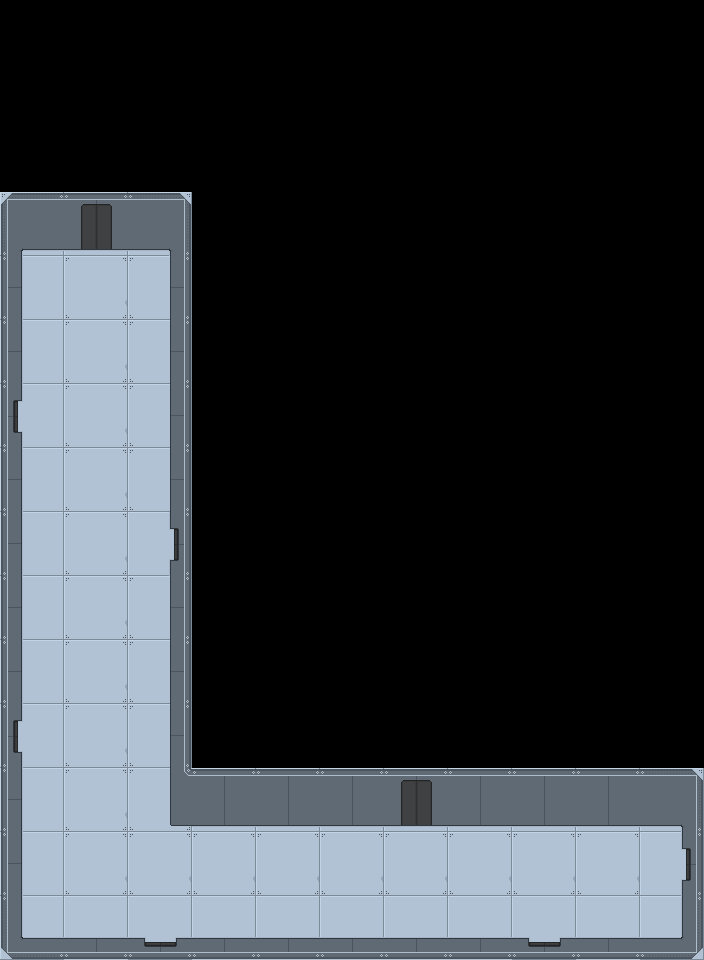

A level layout from a 2D game, rendered from its tile map. Below: a short description, then the map file with its tile-grid data intact:
An orthogonal 11x15 tile map with 64x64 px tiles, 2 tile layers (floor, walls).

<map version="1.2" tiledversion="1.2.2" orientation="orthogonal" renderorder="left-down" width="11" height="15" tilewidth="64" tileheight="64" infinite="0" nextlayerid="6" nextobjectid="33">
 <tileset firstgid="1" source="BlueDolphinStructuralTiles.tsx" />
 <layer id="2" name="floor" width="11" height="15" locked="1">
  <data encoding="csv">
0,0,0,0,0,0,0,0,0,0,0,
0,0,0,0,0,0,0,0,0,0,0,
0,0,0,0,0,0,0,0,0,0,0,
22,22,22,0,0,0,0,0,0,0,0,
22,22,22,0,0,0,0,0,0,0,0,
22,22,22,0,0,0,0,0,0,0,0,
22,22,22,0,0,0,0,0,0,0,0,
22,22,22,0,0,0,0,0,0,0,0,
22,22,22,0,0,0,0,0,0,0,0,
22,22,22,0,0,0,0,0,0,0,0,
22,22,22,0,0,0,0,0,0,0,0,
22,22,22,0,0,0,0,0,0,0,0,
22,22,22,22,22,22,22,22,22,22,22,
22,22,22,22,22,22,22,22,22,22,22,
22,22,22,22,22,22,22,22,22,22,22
</data>
 </layer>
 <layer id="1" name="walls" width="11" height="15" locked="1">
  <data encoding="csv">
0,0,0,0,0,0,0,0,0,0,0,
0,0,0,0,0,0,0,0,0,0,0,
0,0,0,0,0,0,0,0,0,0,0,
59,37,60,0,0,0,0,0,0,0,0,
67,0,63,0,0,0,0,0,0,0,0,
67,0,63,0,0,0,0,0,0,0,0,
40,0,63,0,0,0,0,0,0,0,0,
67,0,63,0,0,0,0,0,0,0,0,
67,0,39,0,0,0,0,0,0,0,0,
67,0,63,0,0,0,0,0,0,0,0,
67,0,63,0,0,0,0,0,0,0,0,
40,0,63,0,0,0,0,0,0,0,0,
67,0,36,64,64,64,37,64,64,64,60,
67,0,0,0,0,0,0,0,0,0,39,
32,29,38,29,29,29,29,29,38,29,33
</data>
 </layer>
</map>